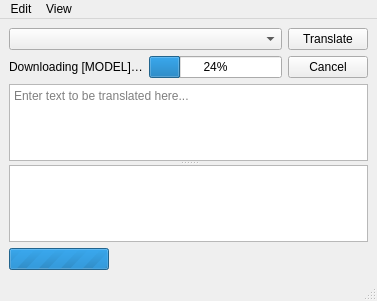
<?xml version="1.0" encoding="UTF-8"?>
<ui version="4.0">
 <class>MainWindow</class>
 <widget class="QMainWindow" name="MainWindow">
  <property name="geometry">
   <rect>
    <x>0</x>
    <y>0</y>
    <width>377</width>
    <height>301</height>
   </rect>
  </property>
  <property name="maximumSize">
   <size>
    <width>16777215</width>
    <height>16777215</height>
   </size>
  </property>
  <property name="windowTitle">
   <string>translateLocally</string>
  </property>
  <widget class="QWidget" name="centralwidget">
   <layout class="QGridLayout" name="gridLayout">
    <item row="1" column="0">
     <widget class="QWidget" name="widget" native="true">
      <layout class="QVBoxLayout" name="verticalLayout_2">
       <property name="leftMargin">
        <number>0</number>
       </property>
       <property name="topMargin">
        <number>0</number>
       </property>
       <property name="rightMargin">
        <number>0</number>
       </property>
       <property name="bottomMargin">
        <number>0</number>
       </property>
       <item>
        <widget class="QSplitter" name="splitter">
         <property name="sizePolicy">
          <sizepolicy hsizetype="Expanding" vsizetype="Expanding">
           <horstretch>0</horstretch>
           <verstretch>0</verstretch>
          </sizepolicy>
         </property>
         <property name="orientation">
          <enum>Qt::Vertical</enum>
         </property>
         <property name="childrenCollapsible">
          <bool>false</bool>
         </property>
         <widget class="QPlainTextEdit" name="inputBox">
          <property name="minimumSize">
           <size>
            <width>0</width>
            <height>0</height>
           </size>
          </property>
          <property name="tabChangesFocus">
           <bool>true</bool>
          </property>
          <property name="placeholderText">
           <string>Enter text to be translated here...</string>
          </property>
         </widget>
         <widget class="QTextBrowser" name="outputBox"/>
        </widget>
       </item>
      </layout>
     </widget>
    </item>
    <item row="2" column="0">
     <widget class="QProgressBar" name="pendingIndicator">
      <property name="sizePolicy">
       <sizepolicy hsizetype="Fixed" vsizetype="Fixed">
        <horstretch>0</horstretch>
        <verstretch>0</verstretch>
       </sizepolicy>
      </property>
      <property name="maximumSize">
       <size>
        <width>100</width>
        <height>16777215</height>
       </size>
      </property>
      <property name="toolTip">
       <string>Translating…</string>
      </property>
      <property name="maximum">
       <number>0</number>
      </property>
      <property name="value">
       <number>-1</number>
      </property>
     </widget>
    </item>
    <item row="0" column="0">
     <layout class="QVBoxLayout" name="verticalLayout">
      <item>
       <widget class="QWidget" name="modelPane" native="true">
        <layout class="QHBoxLayout" name="horizontalLayout">
         <property name="leftMargin">
          <number>0</number>
         </property>
         <property name="topMargin">
          <number>0</number>
         </property>
         <property name="rightMargin">
          <number>0</number>
         </property>
         <property name="bottomMargin">
          <number>0</number>
         </property>
         <item>
          <widget class="QComboBox" name="localModels">
           <property name="sizePolicy">
            <sizepolicy hsizetype="Expanding" vsizetype="Fixed">
             <horstretch>0</horstretch>
             <verstretch>0</verstretch>
            </sizepolicy>
           </property>
           <property name="minimumSize">
            <size>
             <width>196</width>
             <height>0</height>
            </size>
           </property>
          </widget>
         </item>
         <item>
          <widget class="QPushButton" name="translateButton">
           <property name="text">
            <string>Translate</string>
           </property>
          </widget>
         </item>
        </layout>
       </widget>
      </item>
      <item>
       <widget class="QWidget" name="downloadPane" native="true">
        <layout class="QHBoxLayout" name="horizontalLayout_2">
         <property name="leftMargin">
          <number>0</number>
         </property>
         <property name="topMargin">
          <number>0</number>
         </property>
         <property name="rightMargin">
          <number>0</number>
         </property>
         <property name="bottomMargin">
          <number>0</number>
         </property>
         <item>
          <widget class="QLabel" name="downloadLabel">
           <property name="text">
            <string>Downloading [MODEL]…</string>
           </property>
          </widget>
         </item>
         <item>
          <widget class="QProgressBar" name="downloadProgress">
           <property name="value">
            <number>24</number>
           </property>
          </widget>
         </item>
         <item>
          <widget class="QPushButton" name="cancelDownloadButton">
           <property name="text">
            <string>Cancel</string>
           </property>
          </widget>
         </item>
        </layout>
       </widget>
      </item>
     </layout>
    </item>
   </layout>
  </widget>
  <widget class="QMenuBar" name="menubar">
   <property name="geometry">
    <rect>
     <x>0</x>
     <y>0</y>
     <width>377</width>
     <height>22</height>
    </rect>
   </property>
   <widget class="QMenu" name="menuEdit">
    <property name="title">
     <string>Edit</string>
    </property>
    <addaction name="actionTranslator_Settings"/>
    <addaction name="actionTranslateImmediately"/>
    <addaction name="translateAction"/>
    <addaction name="separator"/>
    <addaction name="fontAction"/>
   </widget>
   <widget class="QMenu" name="menuView">
    <property name="title">
     <string>View</string>
    </property>
    <addaction name="actionSplit_Horizontally"/>
    <addaction name="actionSplit_Vertically"/>
    <addaction name="separator"/>
    <addaction name="actionSyncScrolling"/>
    <addaction name="actionShowAlignment"/>
   </widget>
   <addaction name="menuEdit"/>
   <addaction name="menuView"/>
  </widget>
  <widget class="QStatusBar" name="statusbar"/>
  <action name="translateAction">
   <property name="text">
    <string>Translate</string>
   </property>
   <property name="shortcut">
    <string>Ctrl+Return</string>
   </property>
  </action>
  <action name="fontAction">
   <property name="text">
    <string>Set Font…</string>
   </property>
  </action>
  <action name="actionTranslator_Settings">
   <property name="text">
    <string>Translator Settings..</string>
   </property>
  </action>
  <action name="actionTranslateImmediately">
   <property name="checkable">
    <bool>true</bool>
   </property>
   <property name="checked">
    <bool>true</bool>
   </property>
   <property name="text">
    <string>Translate as I type</string>
   </property>
  </action>
  <action name="actionSplit_Horizontally">
   <property name="checkable">
    <bool>true</bool>
   </property>
   <property name="text">
    <string>Split Horizontally</string>
   </property>
   <property name="shortcut">
    <string>Ctrl+1</string>
   </property>
  </action>
  <action name="actionSplit_Vertically">
   <property name="checkable">
    <bool>true</bool>
   </property>
   <property name="text">
    <string>Split Vertically</string>
   </property>
   <property name="shortcut">
    <string>Ctrl+2</string>
   </property>
  </action>
  <action name="actionShowAlignment">
   <property name="checkable">
    <bool>true</bool>
   </property>
   <property name="text">
    <string>Highlight translation</string>
   </property>
  </action>
  <action name="actionSyncScrolling">
   <property name="checkable">
    <bool>true</bool>
   </property>
   <property name="text">
    <string>Sync Scrolling</string>
   </property>
  </action>
 </widget>
 <resources/>
 <connections/>
</ui>
